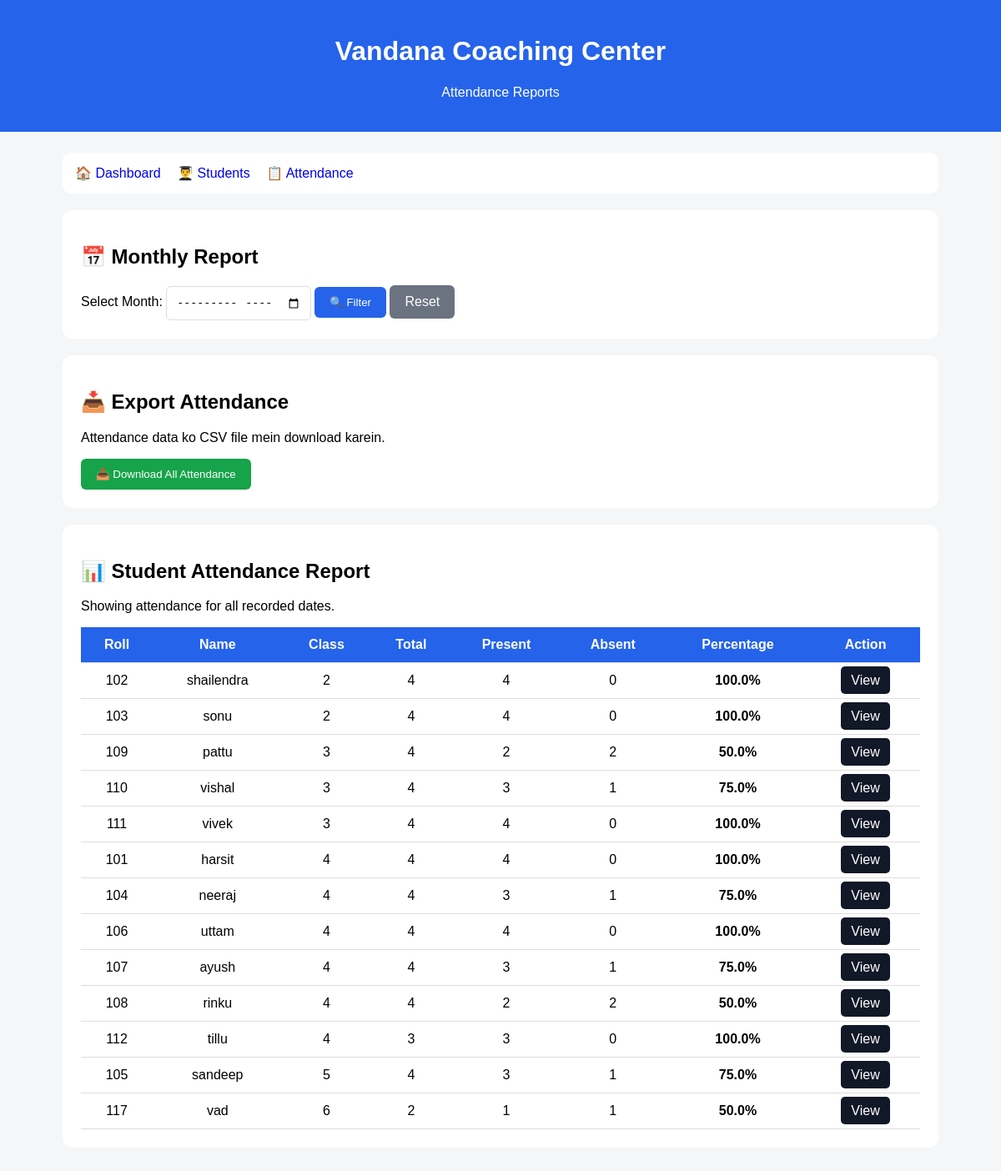
Page /reports on the committed database.
### tables this page shows
CREATE TABLE students (
            id INTEGER PRIMARY KEY AUTOINCREMENT,
            name TEXT NOT NULL,
            class_name TEXT NOT NULL,
            roll_number TEXT
        , guardian_name TEXT, guardian_phone TEXT, section TEXT);

### app.py (the view)
@app.route("/reports")
def reports():
    selected_month = request.args.get(
        "month",
        ""
    ).strip()
    conn = get_db_connection()
    students = conn.execute("""
        SELECT *

        FROM students

        ORDER BY

            class_name,

            roll_number,

            name

    """).fetchall()
    report_data = []
    for student in students:
        if selected_month:
            total = conn.execute("""
                SELECT COUNT(*)

                FROM attendance

                WHERE student_id = ?

                AND attendance_date LIKE ?

            """, (
                student["id"],
                f"{selected_month}%"
            )).fetchone()[0]
            present = conn.execute("""
                SELECT COUNT(*)

                FROM attendance

                WHERE student_id = ?

                AND status = 'Present'

                AND attendance_date LIKE ?

            """, (
                student["id"],
                f"{selected_month}%"
            )).fetchone()[0]
        else:
            total = conn.execute("""
                SELECT COUNT(*)

                FROM attendance

                WHERE student_id = ?

            """, (
                student["id"],
            )).fetchone()[0]
            present = conn.execute("""
                SELECT COUNT(*)

                FROM attendance

                WHERE student_id = ?

                AND status = 'Present'

            """, (
                student["id"],
            )).fetchone()[0]
        absent = total - present
        if total > 0:
            percentage = round(
                (present / total) * 100,
                2
            )
        else:
            percentage = 0
        report_data.append({
            "id":
                student["id"],
            "name":
                student["name"],
            "class_name":
                student["class_name"],
            "roll_number":
                student["roll_number"],
            "total":
                total,
            "present":
                present,
            "absent":
                absent,
            "percentage":
                percentage
        })
    conn.close()
    return render_template(
        "reports.html",
        reports=report_data,
        selected_month=selected_month
    )

### app.py (called while the page is built)
def get_db_connection():
    conn = sqlite3.connect(DATABASE)
    conn.row_factory = sqlite3.Row
    return conn

### templates/reports.html (shortened to what this page needs)
<!DOCTYPE html>
<html lang="en">
<head>
</head>
<body>
<div class="header">
    <h1>
        Vandana Coaching Center
    </h1>
    <p>
        Attendance Reports
    </p>
</div>
<div class="container">
    <div class="nav">
        <a href="/">
            🏠 Dashboard
        </a>
        <a href="/students">
            👨‍🎓 Students
        </a>
        <a href="/attendance">
            📋 Attendance
        </a>
    </div>
    <div class="card">
        <h2>
            📅 Monthly Report
        </h2>
        <form
            method="GET"
            action="/reports"
        >
            <label>
                Select Month:
            </label>
            <input
                type="month"
                name="month"
                value="{{ selected_month }}"
            >
            <button
                type="submit"
                class="filter"
            >
                🔍 Filter
            </button>
            <a
                href="/reports"
                class="reset"
            >
                Reset
            </a>
        </form>
    </div>
    <div class="card">
        <h2>
            📥 Export Attendance
        </h2>
        <p>
            Attendance data ko CSV file mein download karein.
        </p>
        {% if selected_month %}
        <a
            href="/export_csv?month={{ selected_month }}"
        >
            <button class="export">
                📥 Download {{ selected_month }} CSV
            </button>
        </a>
        {% else %}
        <a href="/export_csv">
            <button class="export">
                📥 Download All Attendance
            </button>
        </a>
        {% endif %}
    </div>
    <div class="card">
        <h2>
            📊 Student Attendance Report
        </h2>
        {% if selected_month %}
        <p>
            Showing report for:
            <strong>
                {{ selected_month }}
            </strong>
        </p>
        {% else %}
        <p>
            Showing attendance for all recorded dates.
        </p>
        {% endif %}
        <div style="overflow-x:auto;">
            <table>
                <tr>
                    <th>
                        Roll
                    </th>
                    <th>
                        Name
                    </th>
                    <th>
                        Class
                    </th>
                    <th>
                        Total
                    </th>
                    <th>
                        Present
                    </th>
                    <th>
                        Absent
                    </th>
                    <th>
                        Percentage
                    </th>
                    <th>
                        Action
                    </th>
                </tr>
                {% for report in reports %}
                <tr>
                    <td>
                        {{ report["roll_number"] }}
                    </td>
                    <td>
                        {{ report["name"] }}
                    </td>
                    <td>
                        {{ report["class_name"] }}
                    </td>
                    <td>
                        {{ report["total"] }}
                    </td>
                    <td>
                        {{ report["present"] }}
                    </td>
                    <td>
                        {{ report["absent"] }}
                    </td>
                    <td class="percentage">
                        {{ report["percentage"] }}%
                    </td>
                    <td>
                        <a
                            href="/student_report/{{ report['id'] }}"
                            class="view"
                        >
                            View
                        </a>
                    </td>
                </tr>
                {% else %}
                <tr>
                    <td colspan="8">
                        No students found.
                    </td>
                </tr>
                {% endfor %}
            </table>
        </div>
    </div>
</div>
</body>
</html>

### templates/reports.html (style rules this page uses)
* { box-sizing: border-box; }
body { margin: 0; font-family: Arial, sans-serif; background: #f4f6f8; }
.header { background: #2563eb; color: white; padding: 22px; text-align: center; }
.container { max-width: 1100px; margin: auto; padding: 25px; }
.nav { background: white; padding: 15px; border-radius: 10px; margin-bottom: 20px; }
.nav a { text-decoration: none; margin-right: 15px; }
.card { background: white; padding: 22px; border-radius: 12px; margin-bottom: 20px; }
input { padding: 11px; border: 1px solid #ddd; border-radius: 6px; }
button { padding: 11px 18px; border: none; border-radius: 6px; cursor: pointer; }
.filter { background: #2563eb; color: white; }
.export { background: #16a34a; color: white; }
.reset { background: #6b7280; color: white; text-decoration: none; padding: 11px 18px; border-radius: 6px; display: inline-block; }
table { width: 100%; border-collapse: collapse; }
th, td { padding: 12px; border-bottom: 1px solid #ddd; text-align: center; }
th { background: #2563eb; color: white; }
.percentage { font-weight: bold; }
.view { background: #111827; color: white; text-decoration: none; padding: 8px 12px; border-radius: 5px; }

### rows in the picture
students: roll_number "102", name "shailendra", class_name "2", total "4", present "4", absent "0", percentage "100.0"
students: roll_number "103", name "sonu", class_name "2", total "4", present "4", absent "0", percentage "100.0"
students: roll_number "109", name "pattu", class_name "3", total "4", present "2", absent "2", percentage "50.0"
students: roll_number "110", name "vishal", class_name "3", total "4", present "3", absent "1", percentage "75.0"
students: roll_number "111", name "vivek", class_name "3", total "4", present "4", absent "0", percentage "100.0"
students: roll_number "101", name "harsit", class_name "4", total "4", present "4", absent "0", percentage "100.0"
students: roll_number "104", name "neeraj", class_name "4", total "4", present "3", absent "1", percentage "75.0"
students: roll_number "106", name "uttam", class_name "4", total "4", present "4", absent "0", percentage "100.0"
students: roll_number "107", name "ayush", class_name "4", total "4", present "3", absent "1", percentage "75.0"
students: roll_number "108", name "rinku", class_name "4", total "4", present "2", absent "2", percentage "50.0"
students: roll_number "112", name "tillu", class_name "4", total "3", present "3", absent "0", percentage "100.0"
students: roll_number "105", name "sandeep", class_name "5", total "4", present "3", absent "1", percentage "75.0"
students: roll_number "117", name "vad", class_name "6", total "2", present "1", absent "1", percentage "50.0"
